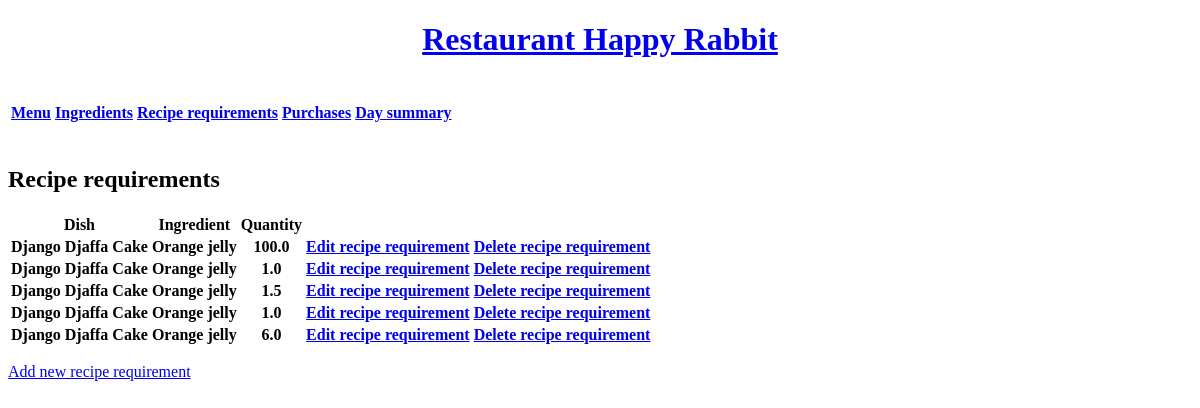
Page /requirements/ on the earlier database version.
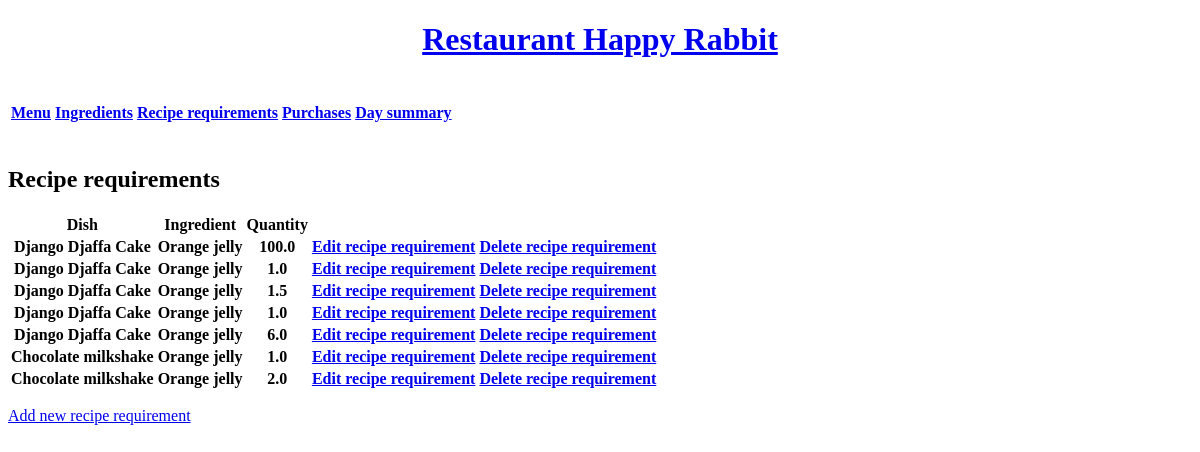
Same page on the later database version.
### Inventory/models.py (models this page shows, shortened)
class RecipeRequirement(models.Model):
    menu_item = models.ForeignKey(MenuItem, on_delete = models.CASCADE)
    ingredient = models.ForeignKey(Ingredient, on_delete=models.CASCADE)
    quantity = models.FloatField(default = 0.0)

class MenuItem(models.Model):
    item_name = models.CharField(max_length=30)
    price = models.FloatField(default=0.0)
    cost = models.FloatField(default=0.0)
    revenue = models.FloatField(default=0.0)
    def __str__(self):
        return self.item_name

class Ingredient(models.Model):
    ingredient_name = models.CharField(max_length=30)
    unit_price = models.FloatField(default=0.0)
    unit = models.CharField(max_length=10)
    quantity = models.FloatField(default = 0.0)
    def __str__(self):
        return self.ingredient_name

### Inventory/views.py (the view)
# urls.py: path('requirements/', views.RequirementView.as_view(), name='requirement'),
class RequirementView(ListView):
    model = RecipeRequirement
    template_name = 'Inventory/requirement.html'
    def get_context_data(self):
        context = super().get_context_data()
        context['requirements'] = RecipeRequirement.objects.all()
        return context

### Inventory/templates/Inventory/requirement.html (shortened to what this page needs)
{% extends 'Inventory/base.html' %}
{% load static %}
{% block content %}
<h2>Recipe requirements</h2>
<table>
    <tr>
        <th>Dish</th>
        <th>Ingredient</th>
        <th>Quantity</th>
    </tr>
    {% for item in requirements %}
    <tr>
        <th>{{ item.menu_item }}</th>
        <th>{{ item.ingredient }}</th>
        <th>{{ item.quantity }}</th>
        <th><a href="{% url 'updaterequirement' item.id %}">Edit recipe requirement</a></th>
        <th><a href="{% url 'deleterequirement' item.id %}">Delete recipe requirement</a></th>
    </tr>
    {% endfor %}
</table>
<p><a href="{% url 'addrequirement' %}">Add new recipe requirement</a></p>
{% endblock %}

Differences in the rows shown:
added RecipeRequirement: menu_item "Choсolate milkshake", ingredient "Orange jelly", quantity "1.0"
added RecipeRequirement: menu_item "Choсolate milkshake", ingredient "Orange jelly", quantity "2.0"
